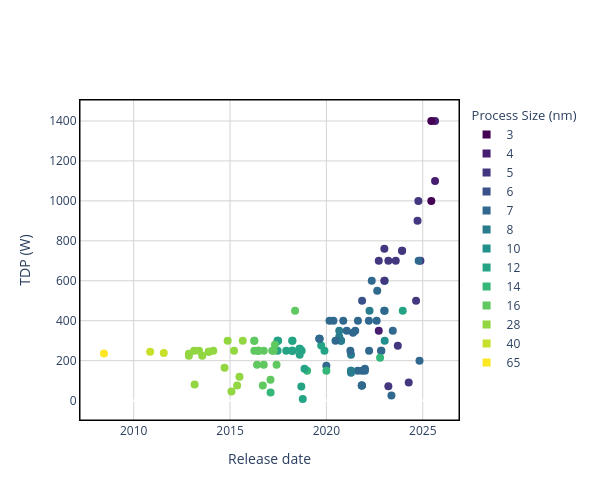

The notebook cell this image was saved under:
### Code cell
x = 'Release date'
y = 'TDP (W)'
c = 'Process Size (nm)'
plot_scatter(chip_data, x, y, c)

### Figure 1 — Plotly figure (JSON) as saved in the notebook; plotly's stock layout.template omitted (floating-point values rounded to 4 significant figures)
{"data": [{"customdata": ["NVIDIA GB300 (Blackwell Ultra)", "NVIDIA B300 (Blackwell Ultra)", "AMD Instinct MI355X", "AMD Instinct MI350X", "NVIDIA H200 SXM", "Cambricon Siyuan 590", "Huawei Ascend 910C", "AMD Instinct MI325X", "Intel Habana Gaudi3", "Maia 100 (M100)", "Meta MTIA v2 (MTIA 200)", "MTT S4000", "AMD Instinct MI300X", "AMD Radeon Instinct MI308X", "NVIDIA L20 PCle", "NVIDIA GH200", "MetaX MXC500 (PCIe)", "Meta MTIA v1 (MTIA 100)", "NVIDIA H800 SXM5", "NVIDIA L4", "Intel Data Center GPU Max 1100", "Intel Data Center GPU Max 1350", "Intel Data Center GPU Max 1550", "AMD Radeon Instinct MI300", "AMD Instinct MI300A", "MetaX MXC500 (OAM)", "NVIDIA A800 PCIe 40 GB", "NVIDIA A800 PCIe 80 GB", "GroqChip LPU v1", "NVIDIA H100 PCIe", "NVIDIA H100 SXM5 80GB", "Biren BR100", "NVIDIA A800 SXM", "Intel Habana Gaudi2", "NVIDIA GeForce RTX 3090 Ti", "Cambricon MLU370-X8", "Huawei Ascend 910B", "Baidu Kunlun R200 (150W)", "Baidu Kunlun R200-8F (160W)", "AMD Radeon Instinct MI250X", "Cambricon MLU370-S4/S8", "Cambricon MLU370-X4", "Cambricon MLU370-S8", "Cambricon MLU370-S4", "Tesla D1 Dojo", "Baidu Kunlun II", "Shensuan-1", "Google TPU v4", "NVIDIA RTX A4000", "NVIDIA A10G", "NVIDIA RTX A5000", "NVIDIA A10 PCIe", "Tianshu Zhixin Tiangai 100 (BI-V100)", "Cambricon MLU290-M5", "NVIDIA A100 SXM4 80 GB", "NVIDIA RTX A6000", "NVIDIA A40 PCIe", "NVIDIA GeForce RTX 3080", "NVIDIA GeForce RTX 3090", "NVIDIA A100 PCIe", "NVIDIA A100 SXM4 40 GB", "NVIDIA A100", "Google TPU v4i", "Baidu Kunlun K200", "NVIDIA Tesla V100S PCIe 32 GB", "T-Head Hanguang 800", "Huawei Ascend 910A", "Huawei Ascend 910", "Huawei Ascend 910 (320 TFLOPS)", "Baidu Kunlun I", "NVIDIA Quadro RTX 4000", "Huawei Ascend 310", "NVIDIA GeForce RTX 2080 Ti 11GB", "NVIDIA Tesla T4", "NVIDIA Quadro RTX 6000", "NVIDIA Quadro RTX 5000", "NVIDIA Quadro RTX 8000", "Google TPU v3", "NVIDIA Tesla V100 DGXS 16 GB", "NVIDIA Tesla V100 PCIe 32 GB", "NVIDIA Tesla V100 DGXS 32 GB", "NVIDIA Tesla V100 SXM3 32 GB", "NVIDIA Tesla V100 SXM2 32 GB", "NVIDIA Titan V", "NVIDIA Tesla V100 SXM2", "NVIDIA Tesla V100 SXM2 16 GB", "NVIDIA Tesla V100 PCIe 16 GB", "NVIDIA V100", "PEZY-SC2", "Google TPU v2", "NVIDIA TITAN Xp", "NVIDIA GeForce GTX 1080 Ti", "NVIDIA Quadro P600", "NVIDIA Quadro P4000", "NVIDIA Quadro P5000", "NVIDIA Quadro P6000", "NVIDIA Tesla P4", "NVIDIA Tesla P100 PCIe 16GB", "NVIDIA Tesla P100 PCIe 12GB", "NVIDIA P100 PCIe 16GB", "NVIDIA GeForce GTX 1080", "NVIDIA Tesla P100 SXM2", "NVIDIA P100", "NVIDIA Tesla P100 DGXS", "NVIDIA TESLA M60", "NVIDIA Quadro M4000", "Google TPU v1", "NVIDIA GeForce GTX TITAN X", "NVIDIA Quadro K1200", "NVIDIA Tesla K80", "NVIDIA GeForce GTX 980", "NVIDIA GeForce GTX Titan Black", "NVIDIA Tesla K40s", "NVIDIA Tesla K40t", "NVIDIA Quadro K6000", "NVIDIA GeForce GTX 780", "NVIDIA Quadro K4000", "NVIDIA GeForce GTX TITAN", "NVIDIA Tesla K20c", "NVIDIA Tesla K20X", "NVIDIA Tesla C2050", "NVIDIA GeForce GTX 580", "NVIDIA GeForce GTX 280"], "hovertemplate": "<b>%{customdata}</b><br>Release date: %{x}<br>TDP (W): %{y}<br><extra></extra>", "legendgroup": "data", "marker": {"cmax": 1, "cmin": 0, "color": [0.1154, 0.1154, 0.03846, 0.03846, 0.1923, 0.3462, 0.3462, 0.1923, 0.1923, 0.1923, 0.1923, 0.5769, 0.1923, 0.1923, 0.1923, 0.1923, 0.3462, 0.3462, 0.1923, 0.1923, 0.5, 0.5, 0.5, 0.1923, 0.1923, 0.3462, 0.3462, 0.3462, 0.6538, 0.1154, 0.1923, 0.3462, 0.3462, 0.3462, 0.4231, 0.3462, 0.3462, 0.3462, 0.3462, 0.2692, 0.3462, 0.3462, 0.3462, 0.3462, 0.3462, 0.3462, 0.3462, 0.3462, 0.4231, 0.4231, 0.4231, 0.4231, 0.3462, 0.3462, 0.3462, 0.4231, 0.4231, 0.4231, 0.4231, 0.3462, 0.3462, 0.3462, 0.3462, 0.6538, 0.5769, 0.5769, 0.3462, 0.3462, 0.3462, 0.6538, 0.5769, 0.5769, 0.5769, 0.5769, 0.5769, 0.5769, 0.5769, 0.7308, 0.5769, 0.5769, 0.5769, 0.5769, 0.5769, 0.5769, 0.5769, 0.5769, 0.5769, 0.5769, 0.7308, 0.7308, 0.7308, 0.7308, 0.6538, 0.7308, 0.7308, 0.7308, 0.7308, 0.7308, 0.7308, 0.7308, 0.7308, 0.7308, 0.7308, 0.7308, 0.8077, 0.8077, 0.8077, 0.8077, 0.8077, 0.8077, 0.8077, 0.8077, 0.8077, 0.8077, 0.8077, 0.8077, 0.8077, 0.8077, 0.8077, 0.8077, 0.8846, 0.8846, 0.9615], "colorscale": [[0, "rgb(68, 1, 84)"], [0.07692, "rgb(68, 1, 84)"], [0.07692, "rgb(71, 30, 111)"], [0.1538, "rgb(71, 30, 111)"], [0.1538, "rgb(67, 56, 128)"], [0.2308, "rgb(67, 56, 128)"], [0.2308, "rgb(59, 81, 138)"], [0.3077, "rgb(59, 81, 138)"], [0.3077, "rgb(49, 104, 142)"], [0.3846, "rgb(49, 104, 142)"], [0.3846, "rgb(41, 124, 142)"], [0.4615, "rgb(41, 124, 142)"], [0.4615, "rgb(34, 144, 140)"], [0.5385, "rgb(34, 144, 140)"], [0.5385, "rgb(37, 164, 133)"], [0.6154, "rgb(37, 164, 133)"], [0.6154, "rgb(53, 183, 121)"], [0.6923, "rgb(53, 183, 121)"], [0.6923, "rgb(96, 200, 96)"], [0.7692, "rgb(96, 200, 96)"], [0.7692, "rgb(146, 214, 65)"], [0.8462, "rgb(146, 214, 65)"], [0.8462, "rgb(199, 224, 42)"], [0.9231, "rgb(199, 224, 42)"], [0.9231, "rgb(253, 231, 37)"], [1, "rgb(253, 231, 37)"]], "showscale": false, "size": 8, "symbol": "circle"}, "mode": "markers", "name": "TDP (W)", "showlegend": false, "type": "scatter", "x": ["2025-08-22", "2025-08-22", "2025-06-12", "2025-06-12", "2024-11-18", "2024-10-31", "2024-10-15", "2024-10-10", "2024-09-24", "2024-08-27", "2024-04-10", "2023-12-19", "2023-12-06", "2023-12-06", "2023-09-16", "2023-08-08", "2023-06-13", "2023-05-18", "2023-03-21", "2023-03-21", "2023-01-10", "2023-01-10", "2023-01-10", "2023-01-04", "2023-01-04", "2023-01-01", "2022-11-08", "2022-11-03", "2022-10-15", "2022-09-20", "2022-09-20", "2022-08-22", "2022-08-11", "2022-05-10", "2022-03-29", "2022-03-21", "2022-03-17", "2022-01-01", "2022-01-01", "2021-11-08", "2021-11-03", "2021-11-03", "2021-11-03", "2021-11-03", "2021-08-21", "2021-08-18", "2021-07-01", "2021-05-20", "2021-04-12", "2021-04-12", "2021-04-12", "2021-04-12", "2021-03-31", "2021-01-21", "2020-11-16", "2020-10-05", "2020-10-05", "2020-09-01", "2020-09-01", "2020-06-22", "2020-05-14", "2020-03-01", "2020-01-01", "2020-01-01", "2019-11-26", "2019-09-25", "2019-08-23", "2019-08-23", "2019-08-23", "2019-01-01", "2018-11-13", "2018-10-10", "2018-09-20", "2018-09-13", "2018-08-13", "2018-08-13", "2018-08-13", "2018-05-18", "2018-03-27", "2018-03-27", "2018-03-27", "2018-03-27", "2018-03-27", "2017-12-01", "2017-07-01", "2017-06-21", "2017-06-21", "2017-06-21", "2017-06-01", "2017-05-01", "2017-04-06", "2017-03-10", "2017-02-07", "2017-02-06", "2016-10-01", "2016-10-01", "2016-09-13", "2016-06-20", "2016-06-20", "2016-06-20", "2016-05-27", "2016-04-05", "2016-04-05", "2016-04-05", "2015-08-30", "2015-06-29", "2015-05-15", "2015-03-17", "2015-01-28", "2014-11-17", "2014-09-19", "2014-02-18", "2013-11-22", "2013-11-22", "2013-07-23", "2013-05-23", "2013-03-01", "2013-02-19", "2012-11-12", "2012-11-12", "2011-07-25", "2010-11-09", "2008-06-16"], "y": [1400, 1100, 1400, 1000, 700, 200, 700, 1000, 900, 500, 90, 450, 750, 750, 275, 700, 350, 25, 700, 72, 300, 450, 600, 600, 760, 450, 250, 250, 215, 350, 700, 550, 400, 600, 450, 250, 400, 150, 160, 500, 75, 150, 75, 75, 400, 150, 350, 340, 140, 150, 230, 150, 250, 350, 400, 300, 300, 320, 350, 300, 400, 400, 175, 150, 250, 276, 310, 310, 310, 150, 160, 8, 250, 70, 260, 230, 260, 450, 250, 250, 250, 300, 300, 250, 300, 300, 250, 300, 180, 280, 250, 250, 40, 105, 180, 250, 75, 250, 250, 250, 180, 300, 250, 300, 300, 120, 75, 250, 45, 300, 165, 250, 245, 245, 225, 250, 80, 250, 225, 235, 238, 244, 236]}, {"legendgroup": "Process Size (nm)", "legendgrouptitle": {"text": "Process Size (nm)"}, "marker": {"color": "rgb(68, 1, 84)", "size": 8, "symbol": "square"}, "mode": "markers", "name": "3", "showlegend": true, "type": "scatter", "x": [null], "y": [null]}, {"legendgroup": "Process Size (nm)", "marker": {"color": "rgb(71, 30, 111)", "size": 8, "symbol": "square"}, "mode": "markers", "name": "4", "showlegend": true, "type": "scatter", "x": [null], "y": [null]}, {"legendgroup": "Process Size (nm)", "marker": {"color": "rgb(67, 56, 128)", "size": 8, "symbol": "square"}, "mode": "markers", "name": "5", "showlegend": true, "type": "scatter", "x": [null], "y": [null]}, {"legendgroup": "Process Size (nm)", "marker": {"color": "rgb(59, 81, 138)", "size": 8, "symbol": "square"}, "mode": "markers", "name": "6", "showlegend": true, "type": "scatter", "x": [null], "y": [null]}, {"legendgroup": "Process Size (nm)", "marker": {"color": "rgb(49, 104, 142)", "size": 8, "symbol": "square"}, "mode": "markers", "name": "7", "showlegend": true, "type": "scatter", "x": [null], "y": [null]}, {"legendgroup": "Process Size (nm)", "marker": {"color": "rgb(41, 124, 142)", "size": 8, "symbol": "square"}, "mode": "markers", "name": "8", "showlegend": true, "type": "scatter", "x": [null], "y": [null]}, {"legendgroup": "Process Size (nm)", "marker": {"color": "rgb(34, 144, 140)", "size": 8, "symbol": "square"}, "mode": "markers", "name": "10", "showlegend": true, "type": "scatter", "x": [null], "y": [null]}, {"legendgroup": "Process Size (nm)", "marker": {"color": "rgb(37, 164, 133)", "size": 8, "symbol": "square"}, "mode": "markers", "name": "12", "showlegend": true, "type": "scatter", "x": [null], "y": [null]}, {"legendgroup": "Process Size (nm)", "marker": {"color": "rgb(53, 183, 121)", "size": 8, "symbol": "square"}, "mode": "markers", "name": "14", "showlegend": true, "type": "scatter", "x": [null], "y": [null]}, {"legendgroup": "Process Size (nm)", "marker": {"color": "rgb(96, 200, 96)", "size": 8, "symbol": "square"}, "mode": "markers", "name": "16", "showlegend": true, "type": "scatter", "x": [null], "y": [null]}, {"legendgroup": "Process Size (nm)", "marker": {"color": "rgb(146, 214, 65)", "size": 8, "symbol": "square"}, "mode": "markers", "name": "28", "showlegend": true, "type": "scatter", "x": [null], "y": [null]}, {"legendgroup": "Process Size (nm)", "marker": {"color": "rgb(199, 224, 42)", "size": 8, "symbol": "square"}, "mode": "markers", "name": "40", "showlegend": true, "type": "scatter", "x": [null], "y": [null]}, {"legendgroup": "Process Size (nm)", "marker": {"color": "rgb(253, 231, 37)", "size": 8, "symbol": "square"}, "mode": "markers", "name": "65", "showlegend": true, "type": "scatter", "x": [null], "y": [null]}], "layout": {"height": 500, "paper_bgcolor": "white", "plot_bgcolor": "white", "shapes": [{"line": {"color": "black", "width": 1}, "type": "rect", "x0": 0, "x1": 1, "xref": "paper", "y0": 0, "y1": 1, "yref": "paper"}], "width": 600, "xaxis": {"gridcolor": "lightgray", "linecolor": "black", "linewidth": 1, "mirror": true, "showgrid": true, "showline": true, "title": {"text": "Release date"}}, "yaxis": {"gridcolor": "lightgray", "linecolor": "black", "linewidth": 1, "mirror": true, "showgrid": true, "showline": true, "title": {"text": "TDP (W)"}}}}
